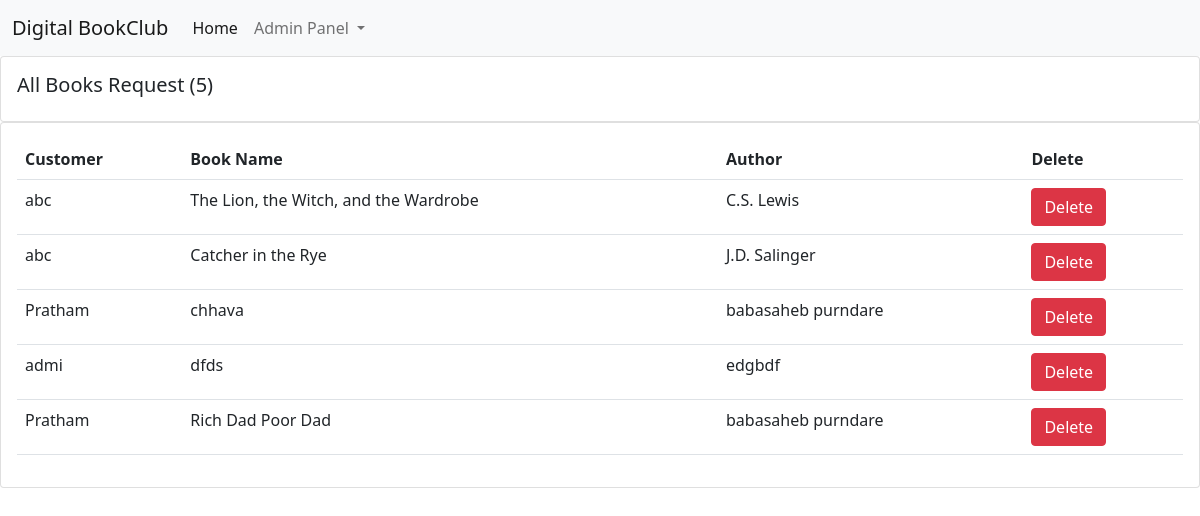
Screenshot of /see_requested_books/ with the database file from the repository.
### books/models.py (models this page shows, shortened)
class Request_Book(models.Model):
    book_name = models.CharField(max_length=100)
    author = models.CharField(max_length=100)
    user = models.ForeignKey(User, on_delete=models.CASCADE, default=1)

### books/views.py (the view)
# urls.py: path("see_requested_books/", views.see_requested_books, name="see_requested_books"),
def see_requested_books(request):
    requested_book = Request_Book.objects.all()
    requested_books_count = requested_book.count()
    return render(request, "see_requested_books.html", {'requested_book':requested_book, 'requested_books_count':requested_books_count})

### books/templates/see_requested_books.html (shortened to what this page needs)
{% extends 'admin_navbar.html' %}
{% block body %}
{% load static %}
<div class="row">
    <div class="col-md">
      <div class="card card-body">
        <h5>All Books Request ({{requested_books_count}})</h5>
      </div>
      <div class="card card-body">
        <table class="table">
          <tr>
            <th>Customer</th>
            <th>Book Name</th>
            <th>Author</th>
            <th>Delete</th>
          </tr>
          {% for i in requested_book %}
            <tr>
              <td>{{i.user}}</td>
              <td>{{i.book_name}}</td>
              <td>{{i.author}}</td>
              <td><a href="/delete_requested_books/delete_{{i.id}}/" class="btn btn-danger">Delete</a></td>
            </tr>
          {% endfor %}
        </table>
      </div>
    </div>
  </div>
  {% endblock %}

### rows the page displays
Request_Book: user "abc", book_name "The Lion, the Witch, and the Wardrobe", author "C.S. Lewis"
Request_Book: user "abc", book_name "Catcher in the Rye", author "J.D. Salinger"
Request_Book: user "Pratham", book_name "chhava", author "babasaheb purndare"
Request_Book: user "admi", book_name "dfds", author "edgbdf"
Request_Book: user "Pratham", book_name "Rich Dad Poor Dad", author "babasaheb purndare"

### other values shown
{{ requested_books_count }} "5"
